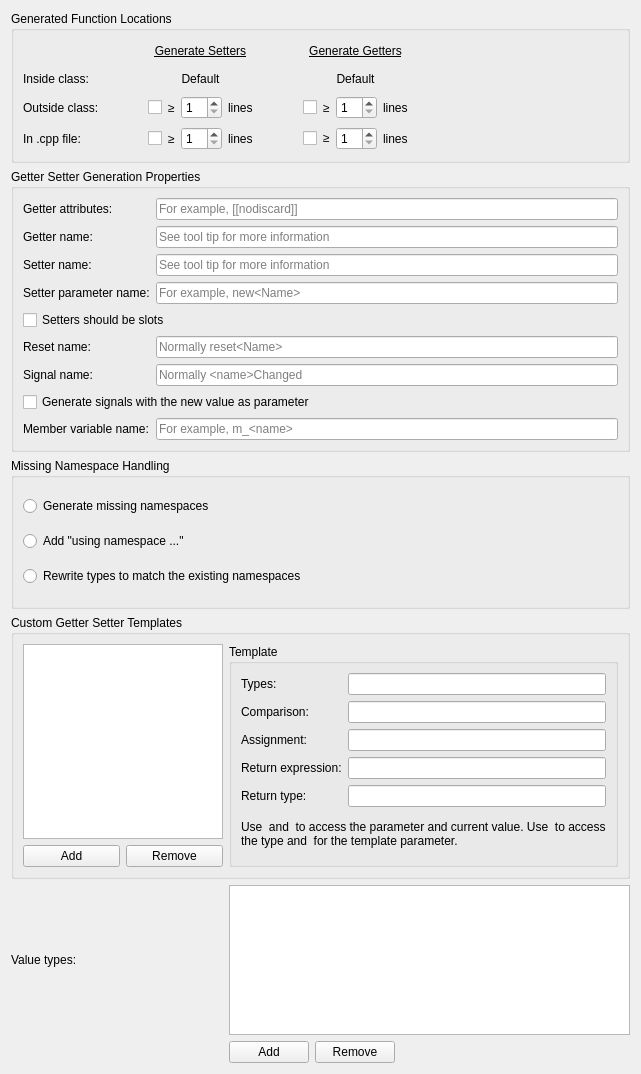
<?xml version="1.0" encoding="UTF-8"?>
<ui version="4.0">
 <class>CppQuickFixSettingsWidget</class>
 <widget class="QWidget" name="CppQuickFixSettingsWidget">
  <property name="geometry">
   <rect>
    <x>0</x>
    <y>0</y>
    <width>641</width>
    <height>1074</height>
   </rect>
  </property>
  <layout class="QVBoxLayout" name="verticalLayout_3">
   <item>
    <widget class="QGroupBox" name="groupBox_2">
     <property name="title">
      <string>Generated Function Locations</string>
     </property>
     <layout class="QGridLayout" name="gridLayout_2">
      <property name="horizontalSpacing">
       <number>48</number>
      </property>
      <item row="3" column="2">
       <widget class="QLabel" name="label_5">
        <property name="text">
         <string>Default</string>
        </property>
        <property name="alignment">
         <set>Qt::AlignCenter</set>
        </property>
       </widget>
      </item>
      <item row="4" column="1" alignment="Qt::AlignHCenter">
       <widget class="QWidget" name="widget2" native="true">
        <layout class="QHBoxLayout" name="horizontalLayout_7">
         <property name="leftMargin">
          <number>1</number>
         </property>
         <property name="topMargin">
          <number>1</number>
         </property>
         <property name="rightMargin">
          <number>1</number>
         </property>
         <property name="bottomMargin">
          <number>1</number>
         </property>
         <item alignment="Qt::AlignRight">
          <widget class="QCheckBox" name="checkBox_setterOutside">
           <property name="sizePolicy">
            <sizepolicy hsizetype="Fixed" vsizetype="Fixed">
             <horstretch>0</horstretch>
             <verstretch>0</verstretch>
            </sizepolicy>
           </property>
           <property name="text">
            <string/>
           </property>
          </widget>
         </item>
         <item>
          <widget class="QWidget" name="widget_setterOutside" native="true">
           <property name="sizePolicy">
            <sizepolicy hsizetype="Fixed" vsizetype="Preferred">
             <horstretch>0</horstretch>
             <verstretch>0</verstretch>
            </sizepolicy>
           </property>
           <layout class="QHBoxLayout" name="horizontalLayout_9">
            <property name="leftMargin">
             <number>0</number>
            </property>
            <property name="topMargin">
             <number>0</number>
            </property>
            <property name="rightMargin">
             <number>0</number>
            </property>
            <property name="bottomMargin">
             <number>0</number>
            </property>
            <item>
             <widget class="QLabel" name="label_8">
              <property name="sizePolicy">
               <sizepolicy hsizetype="Fixed" vsizetype="Preferred">
                <horstretch>0</horstretch>
                <verstretch>0</verstretch>
               </sizepolicy>
              </property>
              <property name="text">
               <string>≥</string>
              </property>
             </widget>
            </item>
            <item>
             <widget class="QSpinBox" name="spinBox_setterOutside">
              <property name="sizePolicy">
               <sizepolicy hsizetype="Fixed" vsizetype="Fixed">
                <horstretch>0</horstretch>
                <verstretch>0</verstretch>
               </sizepolicy>
              </property>
              <property name="minimum">
               <number>1</number>
              </property>
             </widget>
            </item>
            <item alignment="Qt::AlignLeft">
             <widget class="QLabel" name="label_7">
              <property name="sizePolicy">
               <sizepolicy hsizetype="Fixed" vsizetype="Preferred">
                <horstretch>0</horstretch>
                <verstretch>0</verstretch>
               </sizepolicy>
              </property>
              <property name="text">
               <string>lines</string>
              </property>
             </widget>
            </item>
           </layout>
          </widget>
         </item>
        </layout>
       </widget>
      </item>
      <item row="5" column="1" alignment="Qt::AlignHCenter">
       <widget class="QWidget" name="widget3" native="true">
        <layout class="QHBoxLayout" name="horizontalLayout_6">
         <property name="spacing">
          <number>6</number>
         </property>
         <property name="leftMargin">
          <number>1</number>
         </property>
         <property name="topMargin">
          <number>1</number>
         </property>
         <property name="rightMargin">
          <number>1</number>
         </property>
         <property name="bottomMargin">
          <number>1</number>
         </property>
         <item alignment="Qt::AlignRight">
          <widget class="QCheckBox" name="checkBox_setterCpp">
           <property name="sizePolicy">
            <sizepolicy hsizetype="Fixed" vsizetype="Fixed">
             <horstretch>0</horstretch>
             <verstretch>0</verstretch>
            </sizepolicy>
           </property>
           <property name="text">
            <string/>
           </property>
          </widget>
         </item>
         <item>
          <widget class="QWidget" name="widget_setterCpp" native="true">
           <property name="sizePolicy">
            <sizepolicy hsizetype="Fixed" vsizetype="Preferred">
             <horstretch>0</horstretch>
             <verstretch>0</verstretch>
            </sizepolicy>
           </property>
           <layout class="QHBoxLayout" name="group1">
            <property name="leftMargin">
             <number>0</number>
            </property>
            <property name="topMargin">
             <number>0</number>
            </property>
            <property name="rightMargin">
             <number>0</number>
            </property>
            <property name="bottomMargin">
             <number>0</number>
            </property>
            <item>
             <widget class="QLabel" name="label_6">
              <property name="sizePolicy">
               <sizepolicy hsizetype="Fixed" vsizetype="Preferred">
                <horstretch>0</horstretch>
                <verstretch>0</verstretch>
               </sizepolicy>
              </property>
              <property name="text">
               <string>≥</string>
              </property>
             </widget>
            </item>
            <item>
             <widget class="QSpinBox" name="spinBox_setterCpp">
              <property name="sizePolicy">
               <sizepolicy hsizetype="Fixed" vsizetype="Fixed">
                <horstretch>0</horstretch>
                <verstretch>0</verstretch>
               </sizepolicy>
              </property>
              <property name="minimum">
               <number>1</number>
              </property>
             </widget>
            </item>
            <item>
             <widget class="QLabel" name="label_14">
              <property name="sizePolicy">
               <sizepolicy hsizetype="Fixed" vsizetype="Preferred">
                <horstretch>0</horstretch>
                <verstretch>0</verstretch>
               </sizepolicy>
              </property>
              <property name="text">
               <string>lines</string>
              </property>
             </widget>
            </item>
           </layout>
          </widget>
         </item>
        </layout>
       </widget>
      </item>
      <item row="4" column="2" alignment="Qt::AlignHCenter">
       <widget class="QWidget" name="widget" native="true">
        <property name="maximumSize">
         <size>
          <width>16777215</width>
          <height>40</height>
         </size>
        </property>
        <layout class="QHBoxLayout" name="horizontalLayout">
         <property name="leftMargin">
          <number>1</number>
         </property>
         <property name="topMargin">
          <number>1</number>
         </property>
         <property name="rightMargin">
          <number>1</number>
         </property>
         <property name="bottomMargin">
          <number>1</number>
         </property>
         <item alignment="Qt::AlignRight">
          <widget class="QCheckBox" name="checkBox_getterOutside">
           <property name="sizePolicy">
            <sizepolicy hsizetype="Fixed" vsizetype="Fixed">
             <horstretch>0</horstretch>
             <verstretch>0</verstretch>
            </sizepolicy>
           </property>
           <property name="text">
            <string/>
           </property>
           <property name="checkable">
            <bool>true</bool>
           </property>
          </widget>
         </item>
         <item>
          <widget class="QWidget" name="widget_getterOutside" native="true">
           <property name="sizePolicy">
            <sizepolicy hsizetype="Fixed" vsizetype="Preferred">
             <horstretch>0</horstretch>
             <verstretch>0</verstretch>
            </sizepolicy>
           </property>
           <layout class="QHBoxLayout" name="horizontalLayout_10">
            <property name="leftMargin">
             <number>0</number>
            </property>
            <property name="topMargin">
             <number>0</number>
            </property>
            <property name="rightMargin">
             <number>0</number>
            </property>
            <property name="bottomMargin">
             <number>0</number>
            </property>
            <item>
             <widget class="QLabel" name="label_13">
              <property name="sizePolicy">
               <sizepolicy hsizetype="Fixed" vsizetype="Preferred">
                <horstretch>0</horstretch>
                <verstretch>0</verstretch>
               </sizepolicy>
              </property>
              <property name="text">
               <string>≥</string>
              </property>
             </widget>
            </item>
            <item>
             <widget class="QSpinBox" name="spinBox_getterOutside">
              <property name="sizePolicy">
               <sizepolicy hsizetype="Fixed" vsizetype="Fixed">
                <horstretch>0</horstretch>
                <verstretch>0</verstretch>
               </sizepolicy>
              </property>
              <property name="minimum">
               <number>1</number>
              </property>
             </widget>
            </item>
            <item>
             <widget class="QLabel" name="label_9">
              <property name="sizePolicy">
               <sizepolicy hsizetype="Fixed" vsizetype="Preferred">
                <horstretch>0</horstretch>
                <verstretch>0</verstretch>
               </sizepolicy>
              </property>
              <property name="text">
               <string>lines</string>
              </property>
             </widget>
            </item>
           </layout>
          </widget>
         </item>
        </layout>
       </widget>
      </item>
      <item row="3" column="1">
       <widget class="QLabel" name="label_4">
        <property name="text">
         <string>Default</string>
        </property>
        <property name="alignment">
         <set>Qt::AlignCenter</set>
        </property>
       </widget>
      </item>
      <item row="0" column="2">
       <widget class="QLabel" name="label_3">
        <property name="sizePolicy">
         <sizepolicy hsizetype="Preferred" vsizetype="Preferred">
          <horstretch>0</horstretch>
          <verstretch>0</verstretch>
         </sizepolicy>
        </property>
        <property name="font">
         <font>
          <underline>true</underline>
         </font>
        </property>
        <property name="text">
         <string>Generate Getters</string>
        </property>
        <property name="alignment">
         <set>Qt::AlignCenter</set>
        </property>
       </widget>
      </item>
      <item row="0" column="1">
       <widget class="QLabel" name="label">
        <property name="sizePolicy">
         <sizepolicy hsizetype="Preferred" vsizetype="Preferred">
          <horstretch>0</horstretch>
          <verstretch>0</verstretch>
         </sizepolicy>
        </property>
        <property name="font">
         <font>
          <underline>true</underline>
         </font>
        </property>
        <property name="text">
         <string>Generate Setters</string>
        </property>
        <property name="alignment">
         <set>Qt::AlignCenter</set>
        </property>
       </widget>
      </item>
      <item row="5" column="0">
       <widget class="QLabel" name="label_12">
        <property name="text">
         <string>In .cpp file:</string>
        </property>
       </widget>
      </item>
      <item row="5" column="2" alignment="Qt::AlignHCenter">
       <widget class="QWidget" name="widget4" native="true">
        <layout class="QHBoxLayout" name="horizontalLayout_2">
         <property name="leftMargin">
          <number>1</number>
         </property>
         <property name="topMargin">
          <number>1</number>
         </property>
         <property name="rightMargin">
          <number>1</number>
         </property>
         <property name="bottomMargin">
          <number>1</number>
         </property>
         <item alignment="Qt::AlignRight">
          <widget class="QCheckBox" name="checkBox_getterCpp">
           <property name="sizePolicy">
            <sizepolicy hsizetype="Fixed" vsizetype="Fixed">
             <horstretch>0</horstretch>
             <verstretch>0</verstretch>
            </sizepolicy>
           </property>
           <property name="text">
            <string/>
           </property>
          </widget>
         </item>
         <item>
          <widget class="QWidget" name="widget_getterCpp" native="true">
           <property name="sizePolicy">
            <sizepolicy hsizetype="Fixed" vsizetype="Preferred">
             <horstretch>0</horstretch>
             <verstretch>0</verstretch>
            </sizepolicy>
           </property>
           <layout class="QHBoxLayout" name="horizontalLayout_11">
            <property name="leftMargin">
             <number>0</number>
            </property>
            <property name="topMargin">
             <number>0</number>
            </property>
            <property name="rightMargin">
             <number>0</number>
            </property>
            <property name="bottomMargin">
             <number>0</number>
            </property>
            <item>
             <widget class="QLabel" name="label_15">
              <property name="sizePolicy">
               <sizepolicy hsizetype="Fixed" vsizetype="Fixed">
                <horstretch>0</horstretch>
                <verstretch>0</verstretch>
               </sizepolicy>
              </property>
              <property name="text">
               <string>≥</string>
              </property>
             </widget>
            </item>
            <item>
             <widget class="QSpinBox" name="spinBox_getterCpp">
              <property name="sizePolicy">
               <sizepolicy hsizetype="Fixed" vsizetype="Fixed">
                <horstretch>0</horstretch>
                <verstretch>0</verstretch>
               </sizepolicy>
              </property>
              <property name="minimum">
               <number>1</number>
              </property>
             </widget>
            </item>
            <item>
             <widget class="QLabel" name="label_16">
              <property name="sizePolicy">
               <sizepolicy hsizetype="Fixed" vsizetype="Preferred">
                <horstretch>0</horstretch>
                <verstretch>0</verstretch>
               </sizepolicy>
              </property>
              <property name="text">
               <string>lines</string>
              </property>
             </widget>
            </item>
           </layout>
          </widget>
         </item>
        </layout>
       </widget>
      </item>
      <item row="0" column="3">
       <spacer name="horizontalSpacer_2">
        <property name="orientation">
         <enum>Qt::Horizontal</enum>
        </property>
        <property name="sizeHint" stdset="0">
         <size>
          <width>1</width>
          <height>0</height>
         </size>
        </property>
       </spacer>
      </item>
      <item row="4" column="0">
       <widget class="QLabel" name="label_11">
        <property name="text">
         <string>Outside class:</string>
        </property>
       </widget>
      </item>
      <item row="3" column="0">
       <widget class="QLabel" name="label_10">
        <property name="text">
         <string>Inside class:</string>
        </property>
       </widget>
      </item>
     </layout>
    </widget>
   </item>
   <item>
    <widget class="QGroupBox" name="groupBox_4">
     <property name="title">
      <string>Getter Setter Generation Properties</string>
     </property>
     <layout class="QGridLayout" name="gridLayout_4">
      <item row="1" column="0">
       <widget class="QLabel" name="label_18">
        <property name="text">
         <string>Getter name:</string>
        </property>
       </widget>
      </item>
      <item row="3" column="1">
       <widget class="QLineEdit" name="lineEdit_setterParameter">
        <property name="placeholderText">
         <string>For example, new&lt;Name&gt;</string>
        </property>
       </widget>
      </item>
      <item row="2" column="0">
       <widget class="QLabel" name="label_19">
        <property name="text">
         <string>Setter name:</string>
        </property>
       </widget>
      </item>
      <item row="4" column="0" colspan="2">
       <widget class="QCheckBox" name="checkBox_setterSlots">
        <property name="text">
         <string>Setters should be slots</string>
        </property>
       </widget>
      </item>
      <item row="7" column="0" colspan="2">
       <widget class="QCheckBox" name="checkBox_signalWithNewValue">
        <property name="text">
         <string>Generate signals with the new value as parameter</string>
        </property>
       </widget>
      </item>
      <item row="0" column="0">
       <widget class="QLabel" name="label_17">
        <property name="text">
         <string>Getter attributes:</string>
        </property>
       </widget>
      </item>
      <item row="3" column="0">
       <widget class="QLabel" name="label_28">
        <property name="text">
         <string>Setter parameter name:</string>
        </property>
       </widget>
      </item>
      <item row="5" column="0">
       <widget class="QLabel" name="label_30">
        <property name="text">
         <string>Reset name:</string>
        </property>
       </widget>
      </item>
      <item row="6" column="0">
       <widget class="QLabel" name="label_29">
        <property name="text">
         <string>Signal name:</string>
        </property>
       </widget>
      </item>
      <item row="1" column="1">
       <widget class="QLineEdit" name="lineEdit_getterName">
        <property name="placeholderText">
         <string>See tool tip for more information</string>
        </property>
       </widget>
      </item>
      <item row="5" column="1">
       <widget class="QLineEdit" name="lineEdit_resetName">
        <property name="placeholderText">
         <string>Normally reset&lt;Name&gt;</string>
        </property>
       </widget>
      </item>
      <item row="0" column="1">
       <widget class="QLineEdit" name="lineEdit_getterAttribute">
        <property name="placeholderText">
         <string>For example, [[nodiscard]]</string>
        </property>
       </widget>
      </item>
      <item row="2" column="1">
       <widget class="QLineEdit" name="lineEdit_setterName">
        <property name="placeholderText">
         <string>See tool tip for more information</string>
        </property>
       </widget>
      </item>
      <item row="6" column="1">
       <widget class="QLineEdit" name="lineEdit_signalName">
        <property name="placeholderText">
         <string>Normally &lt;name&gt;Changed</string>
        </property>
       </widget>
      </item>
      <item row="8" column="0">
       <widget class="QLabel" name="label_31">
        <property name="text">
         <string>Member variable name:</string>
        </property>
       </widget>
      </item>
      <item row="8" column="1">
       <widget class="QLineEdit" name="lineEdit_memberVariableName">
        <property name="placeholderText">
         <string>For example, m_&lt;name&gt;</string>
        </property>
       </widget>
      </item>
     </layout>
    </widget>
   </item>
   <item>
    <widget class="QGroupBox" name="groupBox">
     <property name="title">
      <string>Missing Namespace Handling</string>
     </property>
     <layout class="QVBoxLayout" name="verticalLayout_2">
      <item>
       <widget class="QRadioButton" name="radioButton_generateMissingNamespace">
        <property name="text">
         <string>Generate missing namespaces</string>
        </property>
       </widget>
      </item>
      <item>
       <widget class="QRadioButton" name="radioButton_addUsingnamespace">
        <property name="text">
         <string>Add &quot;using namespace ...&quot;</string>
        </property>
       </widget>
      </item>
      <item>
       <widget class="QRadioButton" name="radioButton_rewriteTypes">
        <property name="text">
         <string>Rewrite types to match the existing namespaces</string>
        </property>
       </widget>
      </item>
     </layout>
    </widget>
   </item>
   <item>
    <widget class="QGroupBox" name="groupBox_3">
     <property name="title">
      <string>Custom Getter Setter Templates</string>
     </property>
     <property name="checkable">
      <bool>false</bool>
     </property>
     <layout class="QGridLayout" name="gridLayout_3" columnstretch="0,5">
      <item row="1" column="1" rowspan="2">
       <widget class="QGroupBox" name="groupBox_customTemplate">
        <property name="sizePolicy">
         <sizepolicy hsizetype="MinimumExpanding" vsizetype="Minimum">
          <horstretch>0</horstretch>
          <verstretch>0</verstretch>
         </sizepolicy>
        </property>
        <property name="title">
         <string>Template</string>
        </property>
        <property name="checkable">
         <bool>false</bool>
        </property>
        <layout class="QFormLayout" name="formLayout">
         <item row="0" column="0">
          <widget class="QLabel" name="label_22">
           <property name="text">
            <string>Types:</string>
           </property>
          </widget>
         </item>
         <item row="0" column="1">
          <widget class="QLineEdit" name="lineEdit_customTemplateTypes">
           <property name="toolTip">
            <string>Separate the types by comma.</string>
           </property>
          </widget>
         </item>
         <item row="1" column="0">
          <widget class="QLabel" name="label_23">
           <property name="text">
            <string>Comparison:</string>
           </property>
          </widget>
         </item>
         <item row="1" column="1">
          <widget class="QLineEdit" name="lineEdit_customTemplateComparison"/>
         </item>
         <item row="2" column="0">
          <widget class="QLabel" name="label_24">
           <property name="text">
            <string>Assignment:</string>
           </property>
          </widget>
         </item>
         <item row="2" column="1">
          <widget class="QLineEdit" name="lineEdit_customTemplateAssignment"/>
         </item>
         <item row="3" column="0">
          <widget class="QLabel" name="label_25">
           <property name="text">
            <string>Return expression:</string>
           </property>
          </widget>
         </item>
         <item row="3" column="1">
          <widget class="QLineEdit" name="lineEdit_customTemplateReturnExpression"/>
         </item>
         <item row="4" column="0">
          <widget class="QLabel" name="label_26">
           <property name="text">
            <string>Return type:</string>
           </property>
          </widget>
         </item>
         <item row="4" column="1">
          <widget class="QLineEdit" name="lineEdit_customTemplateReturnType"/>
         </item>
         <item row="5" column="0" colspan="2">
          <widget class="QLabel" name="label_27">
           <property name="sizePolicy">
            <sizepolicy hsizetype="Preferred" vsizetype="Expanding">
             <horstretch>0</horstretch>
             <verstretch>0</verstretch>
            </sizepolicy>
           </property>
           <property name="text">
            <string>Use &lt;new&gt; and &lt;cur&gt; to access the parameter and current value. Use &lt;type&gt; to access the type and &lt;T&gt; for the template parameter.</string>
           </property>
           <property name="wordWrap">
            <bool>true</bool>
           </property>
          </widget>
         </item>
        </layout>
       </widget>
      </item>
      <item row="1" column="0" rowspan="2">
       <widget class="QWidget" name="widget_2" native="true">
        <property name="sizePolicy">
         <sizepolicy hsizetype="Fixed" vsizetype="Preferred">
          <horstretch>0</horstretch>
          <verstretch>0</verstretch>
         </sizepolicy>
        </property>
        <property name="maximumSize">
         <size>
          <width>200</width>
          <height>16777215</height>
         </size>
        </property>
        <layout class="QVBoxLayout" name="verticalLayout_4">
         <property name="leftMargin">
          <number>0</number>
         </property>
         <property name="topMargin">
          <number>0</number>
         </property>
         <property name="rightMargin">
          <number>0</number>
         </property>
         <property name="bottomMargin">
          <number>0</number>
         </property>
         <item>
          <widget class="QListWidget" name="listWidget_customTemplates">
           <property name="enabled">
            <bool>true</bool>
           </property>
           <property name="sizePolicy">
            <sizepolicy hsizetype="Minimum" vsizetype="Expanding">
             <horstretch>0</horstretch>
             <verstretch>0</verstretch>
            </sizepolicy>
           </property>
          </widget>
         </item>
         <item>
          <layout class="QHBoxLayout" name="horizontalLayout_8">
           <item>
            <widget class="QPushButton" name="pushButton_addCustomTemplate">
             <property name="text">
              <string>Add</string>
             </property>
            </widget>
           </item>
           <item>
            <widget class="QPushButton" name="pushButton_removeCustomTemplate">
             <property name="text">
              <string>Remove</string>
             </property>
            </widget>
           </item>
          </layout>
         </item>
        </layout>
       </widget>
      </item>
     </layout>
    </widget>
   </item>
   <item>
    <layout class="QGridLayout" name="gridLayout">
     <item row="0" column="1">
      <widget class="QListWidget" name="valueTypes">
       <property name="sizePolicy">
        <sizepolicy hsizetype="Preferred" vsizetype="Preferred">
         <horstretch>0</horstretch>
         <verstretch>0</verstretch>
        </sizepolicy>
       </property>
       <property name="maximumSize">
        <size>
         <width>16777215</width>
         <height>150</height>
        </size>
       </property>
       <property name="toolTip">
        <string>Normally arguments get passed by const reference. If the Type is one of the following ones, the argument gets passed by value. Namespaces and template arguments are removed. The real Type must contain the given Type. For example, &quot;int&quot; matches &quot;int32_t&quot; but not &quot;vector&lt;int&gt;&quot;. &quot;vector&quot; matches &quot;std::pmr::vector&lt;int&gt;&quot; but not &quot;std::optional&lt;vector&lt;int&gt;&gt;&quot;</string>
       </property>
      </widget>
     </item>
     <item row="0" column="0">
      <widget class="QLabel" name="label_2">
       <property name="minimumSize">
        <size>
         <width>212</width>
         <height>0</height>
        </size>
       </property>
       <property name="text">
        <string>Value types:</string>
       </property>
      </widget>
     </item>
     <item row="1" column="1">
      <layout class="QHBoxLayout" name="horizontalLayout_3">
       <item>
        <widget class="QPushButton" name="pushButton_addValueType">
         <property name="text">
          <string>Add</string>
         </property>
        </widget>
       </item>
       <item>
        <widget class="QPushButton" name="pushButton_removeValueType">
         <property name="text">
          <string>Remove</string>
         </property>
        </widget>
       </item>
       <item>
        <spacer name="horizontalSpacer">
         <property name="orientation">
          <enum>Qt::Horizontal</enum>
         </property>
         <property name="sizeHint" stdset="0">
          <size>
           <width>40</width>
           <height>20</height>
          </size>
         </property>
        </spacer>
       </item>
      </layout>
     </item>
    </layout>
   </item>
  </layout>
 </widget>
 <resources/>
 <connections>
  <connection>
   <sender>checkBox_getterCpp</sender>
   <signal>toggled(bool)</signal>
   <receiver>widget_getterCpp</receiver>
   <slot>setEnabled(bool)</slot>
   <hints>
    <hint type="sourcelabel">
     <x>509</x>
     <y>125</y>
    </hint>
    <hint type="destinationlabel">
     <x>570</x>
     <y>125</y>
    </hint>
   </hints>
  </connection>
  <connection>
   <sender>checkBox_getterOutside</sender>
   <signal>toggled(bool)</signal>
   <receiver>widget_getterOutside</receiver>
   <slot>setEnabled(bool)</slot>
   <hints>
    <hint type="sourcelabel">
     <x>509</x>
     <y>91</y>
    </hint>
    <hint type="destinationlabel">
     <x>570</x>
     <y>91</y>
    </hint>
   </hints>
  </connection>
  <connection>
   <sender>checkBox_setterOutside</sender>
   <signal>toggled(bool)</signal>
   <receiver>widget_setterOutside</receiver>
   <slot>setEnabled(bool)</slot>
   <hints>
    <hint type="sourcelabel">
     <x>312</x>
     <y>91</y>
    </hint>
    <hint type="destinationlabel">
     <x>373</x>
     <y>91</y>
    </hint>
   </hints>
  </connection>
  <connection>
   <sender>checkBox_setterCpp</sender>
   <signal>toggled(bool)</signal>
   <receiver>widget_setterCpp</receiver>
   <slot>setEnabled(bool)</slot>
   <hints>
    <hint type="sourcelabel">
     <x>312</x>
     <y>125</y>
    </hint>
    <hint type="destinationlabel">
     <x>373</x>
     <y>125</y>
    </hint>
   </hints>
  </connection>
 </connections>
</ui>
